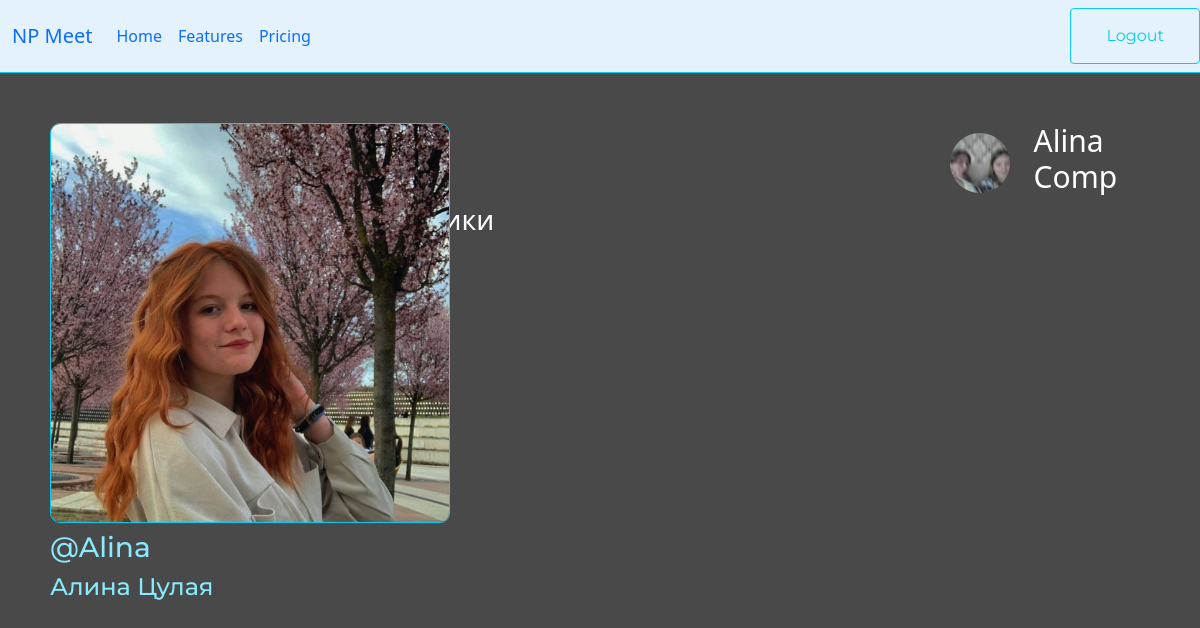
/controlpanel/ (signed in), run on an earlier commit of the app's database.
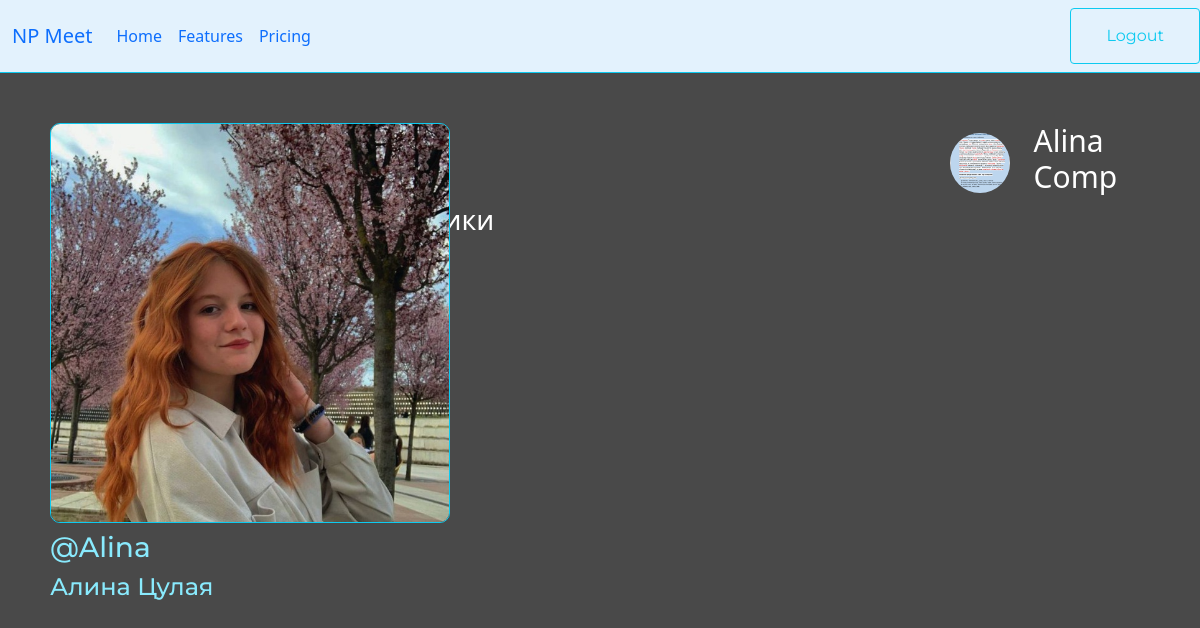
And on a later commit of the database.
### main/models.py (models this page shows, shortened)
class User(AbstractUser):
    avatar = models.ImageField(upload_to='main/users/avatars', default='main/users/avatars/default.webp')
    birth_date = models.DateField(null=True, blank=True)
    phone = models.CharField(max_length=20, null=True, blank=True)
    position = models.ManyToManyField(CorpPositions, blank=True)
    corporation = models.ForeignKey(Corporations, on_delete=models.CASCADE, null=True, blank=True)
    reg_ip = models.GenericIPAddressField(verbose_name='IP при регистрации', blank=True, null=True)
    last_ip = models.GenericIPAddressField(verbose_name='IP последнего входа', blank=True, null=True)

class Corporations(models.Model):
    name = models.CharField('Название компании', max_length=100)
    logo = models.ImageField('Логотип компании', upload_to='main/corporation/logos')
    directors = models.ForeignKey('main.User', on_delete=models.CASCADE, null=True)

### main/views.py (the view)
# urls.py: path('controlpanel/', views.control_palen_page, name='control_palen_page'),
@login_required
def control_palen_page(request):
    try:
        corp = Corporations.objects.get(name=request.user.corporation.name)
        return render(request, 'main/contol_panel_page.html', context={
        'corp': corp})
    except ObjectDoesNotExist:
        return render(request, 'main/contol_panel_page.html')
    except MultipleObjectsReturned:
        return render(request, 'main/contol_panel_page.html', context={
            'corp': corp})
    except:
        return render(request, 'main/contol_panel_page.html')

### main/templates/main/contol_panel_page.html (shortened to what this page needs)
{% extends 'main/base.html' %}
{% load static %}
{% block head %}
<link rel="stylesheet" href="{% static 'main/css/contol_panel_page.css' %}">
{% endblock head %}
{% block content %}
<div class='control-container'>
    <div class="row">
        <div class="col-3">
            <div class="user-profil">
                <div class='img-profil'>
                    <img src="{{user.avatar.url}}" alt="">
                </div>
            <h3 class='worker-name'>@{{user.get_username}}</h3>
            <h4 class='worker-name'>{{user.first_name}} {{user.last_name}}</h4>
            </div>
        </div>
        <div class="col div-btn-company">
            {% if corp %}
            <a class="link-comp" href="{% url 'company_profil_page' corp.id %}">
                <div class="row justify-content-end align-items-center">
                    <div class="col-1 corp-logo">
                        <div class="corp-logo" style="background-image: url('{{corp.logo.url}}');"></div>
                    </div>
                    <div class="col-2 title-comp">
                        <h4 class="title-comp">{{corp.name}}</h4>
                    </div>
                </div>
            </a>
            <div class="row">
                <h3 class='worker'>Сотрудники</h3>
                <div class="col-2">
                    <a class='btn-worker' href="{% url 'company_workers_page' %}" class="btn btn-outline-success invite-worker ">
                    </a>
                </div>
            </div>
            {% endif %}
        </div>
    </div>
</div>
{% endblock content %}

### main/templates/main/base.html (shortened to what this page needs)
{% load static %}
<!DOCTYPE html>
<html lang="ru">
<head>
    <link href="https://cdn.jsdelivr.net/npm/bootstrap@5.0.2/dist/css/bootstrap.min.css" rel="stylesheet">
    <link rel="stylesheet" href="{% static 'main/css/base.css' %}">
    {% block head %}{% endblock head %}
</head>
<body>
  <nav class="navbar navbar-expand-lg bg-body-tertiary" style="background-color: #e3f2fd; border-bottom: 1px solid #0dcaf0;">
    <div class="container-fluid">
      <a class="navbar-brand" href="{% url 'home_page' %}">NP Meet</a>
      <div class="collapse navbar-collapse nav-bar" id="navbarNavAltMarkup">
        <div class="navbar-nav">
          <a class="nav-link active" aria-current="page" href="{% url 'home_page' %}">Home</a>
          <a class="nav-link" href="#">Features</a>
          <a class="nav-link" href="#">Pricing</a>
          </div>
        </div>
      </div>
      <div class="row justify-content-center align-items-center btns">
        {% if user.is_authenticated %}
        <div class="col-12">
            <form action="{% url 'logout_user' %}" method="POST">
                <button type="submit" class="btn btn-outline-info btn-logout">Logout</button>
            </form>
        </div>
        {% endif %}
      </div>
  </nav>
    {% block content %}
    {% endblock content %}
</body>
</html>

### main/static/main/css/base.css (style rules this page uses)
body { background: #494949; margin: 0; padding: 0; overflow-x: hidden; }
.nav-bar { display:flex; flex-direction: row; justify-content: start; align-items: center; }
.btn-logout { display:flex; flex-direction: row; justify-content: end; align-items: center; }

### main/static/main/css/contol_panel_page.css (style rules this page uses)
.worker-name { color: #89eafd; }
.worker { color: white; font-weight: 400; }
.btn-worker { margin-top: 15px; display: flex; justify-content: center; align-items: center; text-decoration: none; user-select: none; color: #0dcaf0; border:1px solid #0dcaf0; padding-top: 10px; padding-bottom: 10px; border-radius: 5px; }
.control-container { padding: 50px; }
.img-profil { position: relative; overflow: hidden; border-radius: 10px; border: 1px solid #0dcaf0; width: 400px; height: 400px; }
.img-profil > img { position: absolute; left: 0; right: 0; height: 100%; }
.user-profil { font-family: 'Montserrat'; }
.corp-logo { margin-right: 2vw; position: relative; width: 60px; height: 60px; background-position: center center; background-size: cover; background-repeat: no-repeat; border-radius: 50%; }
.btn { font-family: 'Montserrat'; padding-top: 15px; padding-bottom: 15px; padding-right: 35px; padding-left: 35px; }
.title-comp { font-size: 30px; color: white; }
.link-comp { text-decoration: none; user-select: none; }

What changed in the data, as far as the page shows it:
changed Corporations "Alina Comp": logo: a different picture
